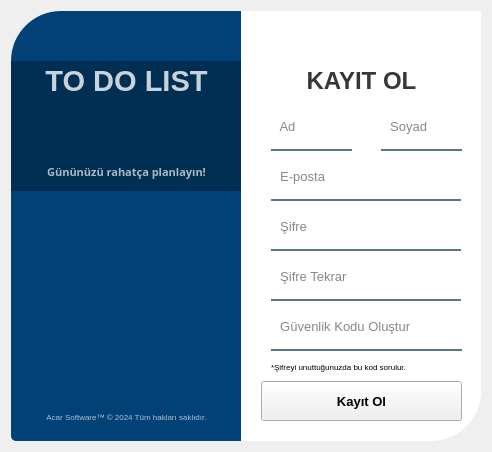
<?xml version="1.0" encoding="UTF-8"?>
<ui version="4.0">
 <class>RegisterForm</class>
 <widget class="QWidget" name="RegisterForm">
  <property name="enabled">
   <bool>true</bool>
  </property>
  <property name="geometry">
   <rect>
    <x>0</x>
    <y>0</y>
    <width>492</width>
    <height>452</height>
   </rect>
  </property>
  <property name="windowTitle">
   <string>Form</string>
  </property>
  <layout class="QVBoxLayout" name="verticalLayout">
   <item>
    <widget class="QWidget" name="widget_1" native="true">
     <property name="styleSheet">
      <string notr="true">QPushButton#pushButton, #pushButton_6{
	background-color: qlineargradient(spread:pad, x1:0, y1:0.505682, x2:1, y2:0.477, stop:0 rgba(11, 131, 120, 219), stop:1 rgba(85, 98, 112, 226));
	color:rgba(255, 255, 255, 210);
	border-radius:5px;
}

QPushButton#pushButton:hover, #pushButton_6:hover{
	background-color: qlineargradient(spread:pad, x1:0, y1:0.505682, x2:1, y2:0.477, stop:0 rgba(150, 123, 111, 219), stop:1 rgba(85, 81, 84, 226));
}

QPushButton#pushButton:pressed, #pushButton_6:pressed{
	padding-left:5px;
	padding-top:5px;
	background-color:rgba(150, 123, 111, 255);
}

QPushButton#pushButton_2, #pushButton_3, #pushButton_4, #pushButton_5{
	background-color: rgba(0, 0, 0, 0);
	color:rgba(85, 98, 112, 255);
}

QPushButton#pushButton_2:hover, #pushButton_3:hover, #pushButton_4:hover, #pushButton_5:hover{
	color: rgba(131, 96, 53, 255);
}

QPushButton#pushButton_2:pressed, #pushButton_3:pressed, #pushButton_4:pressed, #pushButton_5:pressed{
	padding-left:5px;
	padding-top:5px;
	color:rgba(91, 88, 53, 255);
}

</string>
     </property>
     <widget class="QLabel" name="label_2">
      <property name="geometry">
       <rect>
        <x>0</x>
        <y>0</y>
        <width>280</width>
        <height>430</height>
       </rect>
      </property>
      <property name="styleSheet">
       <string notr="true">background-color:rgba(2, 65, 118, 255);
color:rgba(255,255,255,200);
border-radius:5px;
border-top-left-radius: 50px;</string>
      </property>
      <property name="frameShape">
       <enum>QFrame::NoFrame</enum>
      </property>
      <property name="text">
       <string/>
      </property>
     </widget>
     <widget class="QLabel" name="label_1">
      <property name="geometry">
       <rect>
        <x>230</x>
        <y>0</y>
        <width>240</width>
        <height>430</height>
       </rect>
      </property>
      <property name="styleSheet">
       <string notr="true">background-color:rgba(255, 255, 255, 255);
border-bottom-right-radius: 50px;</string>
      </property>
      <property name="text">
       <string/>
      </property>
     </widget>
     <widget class="QLabel" name="label_5">
      <property name="geometry">
       <rect>
        <x>0</x>
        <y>50</y>
        <width>230</width>
        <height>130</height>
       </rect>
      </property>
      <property name="styleSheet">
       <string notr="true">background-color:rgba(0, 0, 0, 75);</string>
      </property>
      <property name="text">
       <string/>
      </property>
     </widget>
     <widget class="QLabel" name="label_3">
      <property name="geometry">
       <rect>
        <x>0</x>
        <y>50</y>
        <width>231</width>
        <height>40</height>
       </rect>
      </property>
      <property name="font">
       <font>
        <family>Segoe UI</family>
        <pointsize>22</pointsize>
        <weight>75</weight>
        <bold>true</bold>
       </font>
      </property>
      <property name="styleSheet">
       <string notr="true">color:rgba(255, 255, 255, 200);</string>
      </property>
      <property name="text">
       <string>TO DO LIST</string>
      </property>
      <property name="alignment">
       <set>Qt::AlignCenter</set>
      </property>
     </widget>
     <widget class="QLabel" name="label_4">
      <property name="geometry">
       <rect>
        <x>0</x>
        <y>140</y>
        <width>231</width>
        <height>41</height>
       </rect>
      </property>
      <property name="font">
       <font>
        <family>Segoe Script</family>
        <pointsize>8</pointsize>
        <weight>75</weight>
        <bold>true</bold>
       </font>
      </property>
      <property name="styleSheet">
       <string notr="true">color:rgba(255, 255, 255, 170);</string>
      </property>
      <property name="text">
       <string>Gününüzü rahatça planlayın!</string>
      </property>
      <property name="alignment">
       <set>Qt::AlignCenter</set>
      </property>
     </widget>
     <widget class="QWidget" name="widget_2" native="true">
      <property name="geometry">
       <rect>
        <x>240</x>
        <y>40</y>
        <width>220</width>
        <height>381</height>
       </rect>
      </property>
      <widget class="QLabel" name="label">
       <property name="geometry">
        <rect>
         <x>0</x>
         <y>10</y>
         <width>221</width>
         <height>40</height>
        </rect>
       </property>
       <property name="font">
        <font>
         <family>Segoe UI</family>
         <pointsize>18</pointsize>
         <weight>75</weight>
         <bold>true</bold>
        </font>
       </property>
       <property name="styleSheet">
        <string notr="true">color:rgba(0, 0, 0, 200);</string>
       </property>
       <property name="text">
        <string>KAYIT OL</string>
       </property>
       <property name="alignment">
        <set>Qt::AlignCenter</set>
       </property>
      </widget>
      <widget class="QLineEdit" name="lineEdit_eposta">
       <property name="geometry">
        <rect>
         <x>20</x>
         <y>110</y>
         <width>190</width>
         <height>40</height>
        </rect>
       </property>
       <property name="font">
        <font>
         <family>Segoe UI</family>
         <pointsize>10</pointsize>
        </font>
       </property>
       <property name="styleSheet">
        <string notr="true">background-color:rgba(0, 0, 0, 0);
border:none;
border-bottom:2px solid rgba(46, 82, 101, 200);
color:rgba(0, 0, 0, 240);
padding-bottom:7px;</string>
       </property>
       <property name="echoMode">
        <enum>QLineEdit::Normal</enum>
       </property>
       <property name="placeholderText">
        <string>  E-posta</string>
       </property>
      </widget>
      <widget class="QLineEdit" name="lineEdit_sifre">
       <property name="geometry">
        <rect>
         <x>20</x>
         <y>160</y>
         <width>190</width>
         <height>40</height>
        </rect>
       </property>
       <property name="font">
        <font>
         <family>Segoe UI</family>
         <pointsize>10</pointsize>
        </font>
       </property>
       <property name="styleSheet">
        <string notr="true">background-color:rgba(0, 0, 0, 0);
border:none;
border-bottom:2px solid rgba(46, 82, 101, 200);
color:rgba(0, 0, 0, 240);
padding-bottom:7px;</string>
       </property>
       <property name="echoMode">
        <enum>QLineEdit::Password</enum>
       </property>
       <property name="placeholderText">
        <string>  Şifre</string>
       </property>
      </widget>
      <widget class="QLineEdit" name="lineEdit_ad">
       <property name="geometry">
        <rect>
         <x>20</x>
         <y>60</y>
         <width>81</width>
         <height>40</height>
        </rect>
       </property>
       <property name="font">
        <font>
         <family>Segoe UI</family>
         <pointsize>10</pointsize>
        </font>
       </property>
       <property name="styleSheet">
        <string notr="true">background-color:rgba(0, 0, 0, 0);
border:none;
border-bottom:2px solid rgba(46, 82, 101, 200);
color:rgba(0, 0, 0, 240);
padding-bottom:7px;</string>
       </property>
       <property name="echoMode">
        <enum>QLineEdit::Normal</enum>
       </property>
       <property name="placeholderText">
        <string>  Ad</string>
       </property>
      </widget>
      <widget class="QLineEdit" name="lineEdit_soyad">
       <property name="geometry">
        <rect>
         <x>130</x>
         <y>60</y>
         <width>81</width>
         <height>40</height>
        </rect>
       </property>
       <property name="font">
        <font>
         <family>Segoe UI</family>
         <pointsize>10</pointsize>
        </font>
       </property>
       <property name="styleSheet">
        <string notr="true">background-color:rgba(0, 0, 0, 0);
border:none;
border-bottom:2px solid rgba(46, 82, 101, 200);
color:rgba(0, 0, 0, 240);
padding-bottom:7px;</string>
       </property>
       <property name="echoMode">
        <enum>QLineEdit::Normal</enum>
       </property>
       <property name="placeholderText">
        <string>  Soyad</string>
       </property>
      </widget>
      <widget class="QLineEdit" name="lineEdit_sifretekrar">
       <property name="geometry">
        <rect>
         <x>20</x>
         <y>210</y>
         <width>190</width>
         <height>40</height>
        </rect>
       </property>
       <property name="font">
        <font>
         <family>Segoe UI</family>
         <pointsize>10</pointsize>
        </font>
       </property>
       <property name="styleSheet">
        <string notr="true">background-color:rgba(0, 0, 0, 0);
border:none;
border-bottom:2px solid rgba(46, 82, 101, 200);
color:rgba(0, 0, 0, 240);
padding-bottom:7px;</string>
       </property>
       <property name="echoMode">
        <enum>QLineEdit::Password</enum>
       </property>
       <property name="placeholderText">
        <string>  Şifre Tekrar</string>
       </property>
      </widget>
      <widget class="QPushButton" name="pushButton_kayitol_2">
       <property name="geometry">
        <rect>
         <x>10</x>
         <y>330</y>
         <width>201</width>
         <height>40</height>
        </rect>
       </property>
       <property name="font">
        <font>
         <family>Segoe UI</family>
         <pointsize>10</pointsize>
         <weight>75</weight>
         <bold>true</bold>
        </font>
       </property>
       <property name="styleSheet">
        <string notr="true">QPushButon#pushButton_kayitol_2{
background-color:rgba(2, 65, 118, 255);
color:rgba(255,255,255,200);
border-radius:5px;
}
@PushButton#pushButton_kayitol_2:pressed{
padding-left:5px;
padding-top:5px;
background-color:rgba(2,65,118,100);
background-position:calc(100% - 10px)center;
}
QPushButton#pushButton_kayitol_2{
background-color:rgba(0,0,0,25);
}</string>
       </property>
       <property name="text">
        <string>Kayıt Ol</string>
       </property>
      </widget>
      <widget class="QLineEdit" name="lineEdit_guvenlikkoduolustur">
       <property name="geometry">
        <rect>
         <x>20</x>
         <y>260</y>
         <width>191</width>
         <height>40</height>
        </rect>
       </property>
       <property name="font">
        <font>
         <family>Segoe UI</family>
         <pointsize>10</pointsize>
        </font>
       </property>
       <property name="styleSheet">
        <string notr="true">background-color:rgba(0, 0, 0, 0);
border:none;
border-bottom:2px solid rgba(46, 82, 101, 200);
color:rgba(0, 0, 0, 240);
padding-bottom:7px;</string>
       </property>
       <property name="text">
        <string/>
       </property>
       <property name="echoMode">
        <enum>QLineEdit::Normal</enum>
       </property>
       <property name="placeholderText">
        <string>  Güvenlik Kodu Oluştur</string>
       </property>
      </widget>
      <widget class="QLabel" name="bilgi_1">
       <property name="geometry">
        <rect>
         <x>20</x>
         <y>300</y>
         <width>191</width>
         <height>31</height>
        </rect>
       </property>
       <property name="font">
        <font>
         <pointsize>6</pointsize>
        </font>
       </property>
       <property name="text">
        <string>*Şifreyi unuttuğunuzda bu kod sorulur.</string>
       </property>
      </widget>
     </widget>
     <widget class="QLabel" name="label_6">
      <property name="geometry">
       <rect>
        <x>0</x>
        <y>380</y>
        <width>231</width>
        <height>51</height>
       </rect>
      </property>
      <property name="font">
       <font>
        <family>Segoe UI</family>
        <pointsize>6</pointsize>
        <weight>50</weight>
        <bold>false</bold>
       </font>
      </property>
      <property name="styleSheet">
       <string notr="true">color:rgba(255, 255, 255, 170);</string>
      </property>
      <property name="text">
       <string>Acar Software™ © 2024 Tüm hakları saklıdır.</string>
      </property>
      <property name="alignment">
       <set>Qt::AlignCenter</set>
      </property>
     </widget>
    </widget>
   </item>
  </layout>
 </widget>
 <resources/>
 <connections/>
</ui>
